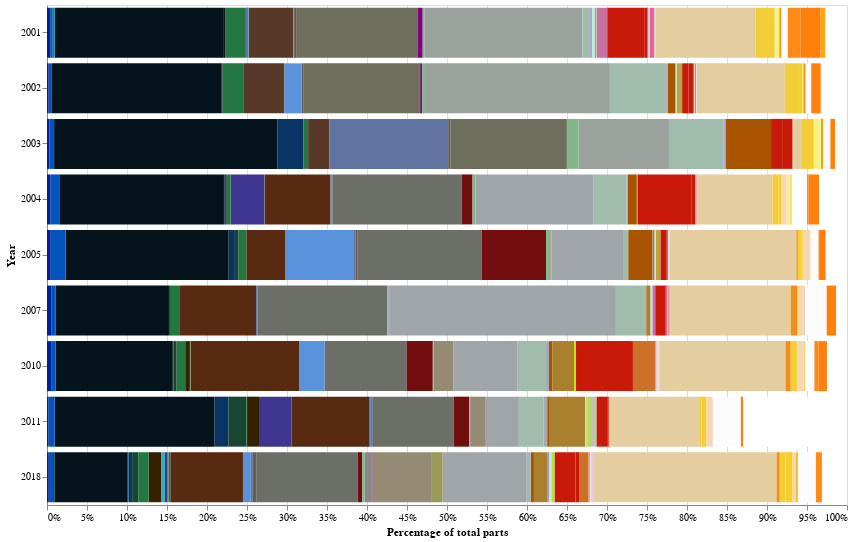

Source (notebook cell):
### Markdown cell above
### Colour by year

### Code cell
click = alt.selection_multi(encodings=['color'])

alt.Chart(colors_count_year).mark_bar().encode(
    x=alt.X('sum(quantity)', stack="normalize", axis=alt.Axis(format='%', title='Percentage of total parts')),
    y=alt.Y("year:O", title='Year'),
    color=alt.condition(click, alt.Color("hex:N", scale=None), alt.value('lightgray')),
    tooltip=(['color_name', 'quantity', 'transparent:N'])
).properties(
    height=500,
    width=800
).add_selection(click).interactive()

### Figure 1 — Vega-Lite specification as saved in the notebook (floating-point values rounded to 4 significant figures; data arrays with more than 128 entries replaced by an {"elided": "..."} marker saying what was removed)
{"$schema": "https://vega.github.io/schema/vega-lite/v3.2.1.json", "config": {"mark": {"tooltip": null}, "view": {"height": 300, "width": 400}}, "data": {"name": "data-083d688fa9c011257ad2355eb5e8f241"}, "datasets": {"data-083d688fa9c011257ad2355eb5e8f241": {"elided": "345 records"}}, "encoding": {"color": {"condition": {"field": "hex", "scale": null, "selection": "selector001", "type": "nominal"}, "value": "lightgray"}, "tooltip": [{"field": "color_name", "type": "nominal"}, {"field": "quantity", "type": "quantitative"}, {"field": "transparent", "type": "nominal"}], "x": {"aggregate": "sum", "axis": {"format": "%", "title": "Percentage of total parts"}, "field": "quantity", "stack": "normalize", "type": "quantitative"}, "y": {"field": "year", "title": "Year", "type": "ordinal"}}, "height": 500, "mark": "bar", "selection": {"selector001": {"encodings": ["color"], "type": "multi"}, "selector002": {"bind": "scales", "encodings": ["x", "y"], "type": "interval"}}, "width": 800}
